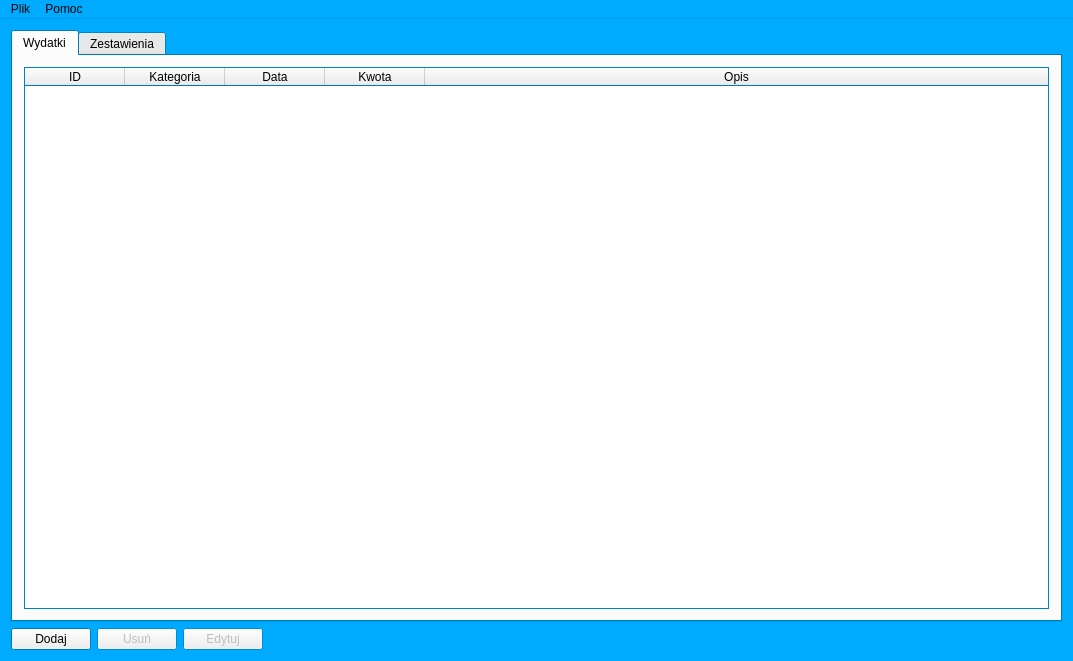
<?xml version="1.0" encoding="UTF-8"?>
<ui version="4.0">
 <class>MainWindow</class>
 <widget class="QMainWindow" name="MainWindow">
  <property name="geometry">
   <rect>
    <x>0</x>
    <y>0</y>
    <width>1073</width>
    <height>661</height>
   </rect>
  </property>
  <property name="palette">
   <palette>
    <active>
     <colorrole role="Base">
      <brush brushstyle="SolidPattern">
       <color alpha="255">
        <red>255</red>
        <green>255</green>
        <blue>255</blue>
       </color>
      </brush>
     </colorrole>
     <colorrole role="Window">
      <brush brushstyle="SolidPattern">
       <color alpha="255">
        <red>0</red>
        <green>170</green>
        <blue>255</blue>
       </color>
      </brush>
     </colorrole>
    </active>
    <inactive>
     <colorrole role="Base">
      <brush brushstyle="SolidPattern">
       <color alpha="255">
        <red>255</red>
        <green>255</green>
        <blue>255</blue>
       </color>
      </brush>
     </colorrole>
     <colorrole role="Window">
      <brush brushstyle="SolidPattern">
       <color alpha="255">
        <red>0</red>
        <green>170</green>
        <blue>255</blue>
       </color>
      </brush>
     </colorrole>
    </inactive>
    <disabled>
     <colorrole role="Base">
      <brush brushstyle="SolidPattern">
       <color alpha="255">
        <red>0</red>
        <green>170</green>
        <blue>255</blue>
       </color>
      </brush>
     </colorrole>
     <colorrole role="Window">
      <brush brushstyle="SolidPattern">
       <color alpha="255">
        <red>0</red>
        <green>170</green>
        <blue>255</blue>
       </color>
      </brush>
     </colorrole>
    </disabled>
   </palette>
  </property>
  <property name="windowTitle">
   <string>MainWindow</string>
  </property>
  <widget class="QWidget" name="centralWidget">
   <layout class="QVBoxLayout" name="verticalLayout">
    <item>
     <widget class="QTabWidget" name="tabWidget">
      <property name="currentIndex">
       <number>0</number>
      </property>
      <widget class="QWidget" name="tabWYdatki">
       <attribute name="title">
        <string>Wydatki</string>
       </attribute>
       <layout class="QHBoxLayout" name="horizontalLayout_2">
        <item>
         <widget class="QTableWidget" name="tableWidgetWydatki">
          <property name="editTriggers">
           <set>QAbstractItemView::NoEditTriggers</set>
          </property>
          <property name="rowCount">
           <number>0</number>
          </property>
          <property name="columnCount">
           <number>5</number>
          </property>
          <attribute name="horizontalHeaderStretchLastSection">
           <bool>true</bool>
          </attribute>
          <attribute name="verticalHeaderVisible">
           <bool>false</bool>
          </attribute>
          <column>
           <property name="text">
            <string>ID</string>
           </property>
          </column>
          <column>
           <property name="text">
            <string>Kategoria</string>
           </property>
          </column>
          <column>
           <property name="text">
            <string>Data</string>
           </property>
          </column>
          <column>
           <property name="text">
            <string>Kwota</string>
           </property>
          </column>
          <column>
           <property name="text">
            <string>Opis</string>
           </property>
          </column>
         </widget>
        </item>
       </layout>
      </widget>
      <widget class="QWidget" name="tabZestawienia">
       <attribute name="title">
        <string>Zestawienia</string>
       </attribute>
       <layout class="QVBoxLayout" name="verticalLayout_2">
        <item>
         <layout class="QHBoxLayout" name="horizontalLayout_6">
          <item>
           <layout class="QHBoxLayout" name="horizontalLayout_3">
            <item>
             <widget class="QLabel" name="labelDataPoczatkowa">
              <property name="text">
               <string>Data początkowa</string>
              </property>
             </widget>
            </item>
            <item>
             <widget class="QDateEdit" name="dateEditDataPoczatkowa">
              <property name="minimumSize">
               <size>
                <width>130</width>
                <height>0</height>
               </size>
              </property>
              <property name="calendarPopup">
               <bool>true</bool>
              </property>
              <property name="date">
               <date>
                <year>2014</year>
                <month>1</month>
                <day>1</day>
               </date>
              </property>
             </widget>
            </item>
            <item>
             <spacer name="horizontalSpacer_2">
              <property name="orientation">
               <enum>Qt::Horizontal</enum>
              </property>
              <property name="sizeType">
               <enum>QSizePolicy::Preferred</enum>
              </property>
              <property name="sizeHint" stdset="0">
               <size>
                <width>40</width>
                <height>20</height>
               </size>
              </property>
             </spacer>
            </item>
            <item>
             <widget class="QLabel" name="labelDataKoncowa">
              <property name="text">
               <string>Data końcowa</string>
              </property>
             </widget>
            </item>
            <item>
             <widget class="QDateEdit" name="dateEditDataKoncowa">
              <property name="minimumSize">
               <size>
                <width>130</width>
                <height>0</height>
               </size>
              </property>
              <property name="calendarPopup">
               <bool>true</bool>
              </property>
              <property name="date">
               <date>
                <year>2014</year>
                <month>1</month>
                <day>1</day>
               </date>
              </property>
             </widget>
            </item>
            <item>
             <spacer name="horizontalSpacer_3">
              <property name="orientation">
               <enum>Qt::Horizontal</enum>
              </property>
              <property name="sizeHint" stdset="0">
               <size>
                <width>40</width>
                <height>20</height>
               </size>
              </property>
             </spacer>
            </item>
           </layout>
          </item>
          <item>
           <layout class="QHBoxLayout" name="horizontalLayout_5">
            <item>
             <widget class="QLabel" name="label_2">
              <property name="text">
               <string>Suma za okres: </string>
              </property>
             </widget>
            </item>
            <item>
             <widget class="QLabel" name="labelSumaZaOkres">
              <property name="text">
               <string>0.0</string>
              </property>
             </widget>
            </item>
           </layout>
          </item>
         </layout>
        </item>
        <item>
         <widget class="QTableWidget" name="tableWidgetZestawienie">
          <property name="palette">
           <palette>
            <active>
             <colorrole role="Highlight">
              <brush brushstyle="SolidPattern">
               <color alpha="255">
                <red>142</red>
                <green>216</green>
                <blue>255</blue>
               </color>
              </brush>
             </colorrole>
            </active>
            <inactive>
             <colorrole role="Highlight">
              <brush brushstyle="SolidPattern">
               <color alpha="255">
                <red>142</red>
                <green>216</green>
                <blue>255</blue>
               </color>
              </brush>
             </colorrole>
            </inactive>
            <disabled>
             <colorrole role="Highlight">
              <brush brushstyle="SolidPattern">
               <color alpha="255">
                <red>240</red>
                <green>240</green>
                <blue>240</blue>
               </color>
              </brush>
             </colorrole>
            </disabled>
           </palette>
          </property>
          <property name="editTriggers">
           <set>QAbstractItemView::NoEditTriggers</set>
          </property>
          <attribute name="horizontalHeaderStretchLastSection">
           <bool>true</bool>
          </attribute>
          <attribute name="verticalHeaderStretchLastSection">
           <bool>false</bool>
          </attribute>
          <column>
           <property name="text">
            <string>Kategoria</string>
           </property>
          </column>
          <column>
           <property name="text">
            <string>Ilość</string>
           </property>
          </column>
          <column>
           <property name="text">
            <string>Suma wydatków</string>
           </property>
          </column>
         </widget>
        </item>
        <item>
         <layout class="QHBoxLayout" name="horizontalLayout_4">
          <item>
           <widget class="QLabel" name="label">
            <property name="text">
             <string>Suma wszystkich wydatkow:</string>
            </property>
           </widget>
          </item>
          <item>
           <widget class="QLabel" name="labelSumaWszystkich">
            <property name="text">
             <string>0.0</string>
            </property>
            <property name="textFormat">
             <enum>Qt::PlainText</enum>
            </property>
           </widget>
          </item>
          <item>
           <spacer name="horizontalSpacer_4">
            <property name="orientation">
             <enum>Qt::Horizontal</enum>
            </property>
            <property name="sizeHint" stdset="0">
             <size>
              <width>40</width>
              <height>20</height>
             </size>
            </property>
           </spacer>
          </item>
         </layout>
        </item>
       </layout>
      </widget>
     </widget>
    </item>
    <item>
     <layout class="QHBoxLayout" name="horizontalLayout">
      <item>
       <widget class="QPushButton" name="pushButtonDodaj">
        <property name="text">
         <string>Dodaj</string>
        </property>
       </widget>
      </item>
      <item>
       <widget class="QPushButton" name="pushButtonUsun">
        <property name="enabled">
         <bool>false</bool>
        </property>
        <property name="text">
         <string>Usuń</string>
        </property>
       </widget>
      </item>
      <item>
       <widget class="QPushButton" name="pushButtonEdytuj">
        <property name="enabled">
         <bool>false</bool>
        </property>
        <property name="text">
         <string>Edytuj</string>
        </property>
       </widget>
      </item>
      <item>
       <spacer name="horizontalSpacer">
        <property name="orientation">
         <enum>Qt::Horizontal</enum>
        </property>
        <property name="sizeHint" stdset="0">
         <size>
          <width>40</width>
          <height>20</height>
         </size>
        </property>
       </spacer>
      </item>
     </layout>
    </item>
   </layout>
  </widget>
  <widget class="QMenuBar" name="menuBar">
   <property name="geometry">
    <rect>
     <x>0</x>
     <y>0</y>
     <width>1073</width>
     <height>25</height>
    </rect>
   </property>
   <widget class="QMenu" name="menuPlik">
    <property name="title">
     <string>Plik</string>
    </property>
    <addaction name="actionZamknij"/>
   </widget>
   <widget class="QMenu" name="menuO_progamie">
    <property name="title">
     <string>Pomoc</string>
    </property>
    <addaction name="actionO_programie"/>
   </widget>
   <addaction name="menuPlik"/>
   <addaction name="menuO_progamie"/>
  </widget>
  <action name="actionZamknij">
   <property name="text">
    <string>Zamknij</string>
   </property>
  </action>
  <action name="actionO_programie">
   <property name="text">
    <string>O programie</string>
   </property>
  </action>
 </widget>
 <layoutdefault spacing="6" margin="11"/>
 <resources/>
 <connections>
  <connection>
   <sender>actionZamknij</sender>
   <signal>triggered()</signal>
   <receiver>MainWindow</receiver>
   <slot>close()</slot>
   <hints>
    <hint type="sourcelabel">
     <x>-1</x>
     <y>-1</y>
    </hint>
    <hint type="destinationlabel">
     <x>536</x>
     <y>330</y>
    </hint>
   </hints>
  </connection>
 </connections>
</ui>
